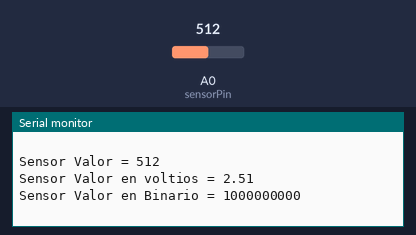
This sketch was run on a simulated Arduino Uno, built with avr-gcc and run on an emulated ATmega328P. Shown: the last lines printed to the serial monitor. The inputs (shaded band) are chosen by the test bench; at power-on: A0 (sensorPin) = 512.

Above: at 2.8 s.
2.9 s: A0 (sensorPin) set to 716
At 5.0 s:
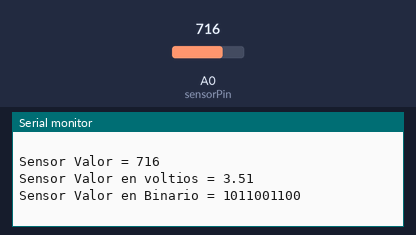
5.6 s: A0 (sensorPin) set to 900
At 7.6 s:
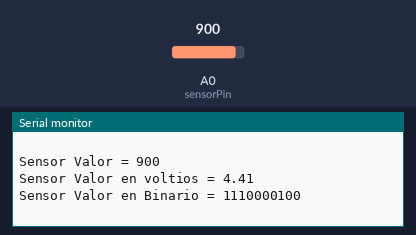
Timing chart, 0 to 9.1 s (numbered marks = the images above; inputs shaded):
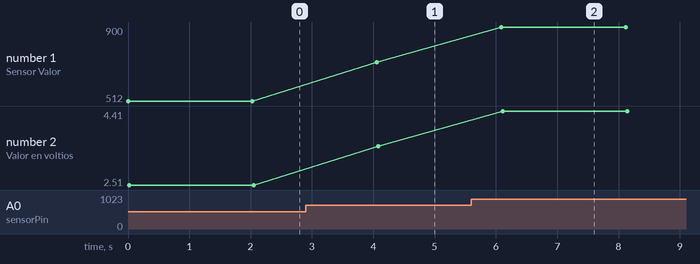

Measured:
- after the input at 2.9 s, the serial monitor: prints a new line after 1.2 s (image 1)
- after the input at 5.6 s, the serial monitor: prints a new line after 0.49 s (image 2)
- plotted number 1: 512 → 716 after the input at 2.9 s, 716 → 900 after the input at 5.6 s
- plotted number 2: 2.51 → 3.51 after the input at 2.9 s, 3.51 → 4.41 after the input at 5.6 s

The sketch:

Entrada__analoga2.ino
```cpp
/*FECHA:24/04/2020
 *AUTOR: Elías Montengro Ramos
 *DESCRIPCIÓN DEL PROGRAMA: Manejo de señales Analogas
 *conexión de un potenciometroal Arduino.
 */

int sensorPin = A0; // pin analogo a usar
int sensorValor = 0; // variable donde se guardaran los valores
double conver; //variable para conver el valor a voltaje
float K = 0.0049;// Incremoento de voltaje por cada incremento
void setup()
   {
     Serial.begin (9600); // habilitamos montor seriala 9600
   }

void loop()
   {
    sensorValor =analogRead(sensorPin);// capturamos la lectura en la variable
    Serial.print("Sensor Valor = ");// mandamos mensaje al monitor serial
    Serial.println(sensorValor);
    conver = sensorValor * K;
    Serial.print("Sensor Valor en voltios = ");
    Serial.println(conver);
    Serial.print("Sensor Valor en Binario = ");
    Serial.println(sensorValor,BIN);// visualizacomos los valores capturados binario
    Serial.println(" ");
    delay (2000); // nos demoramos un poco entre lectura y lectura
   }
//Nota : no hay que definir elpuerto A0  como entrada
// este ya viene definido por default.
```
